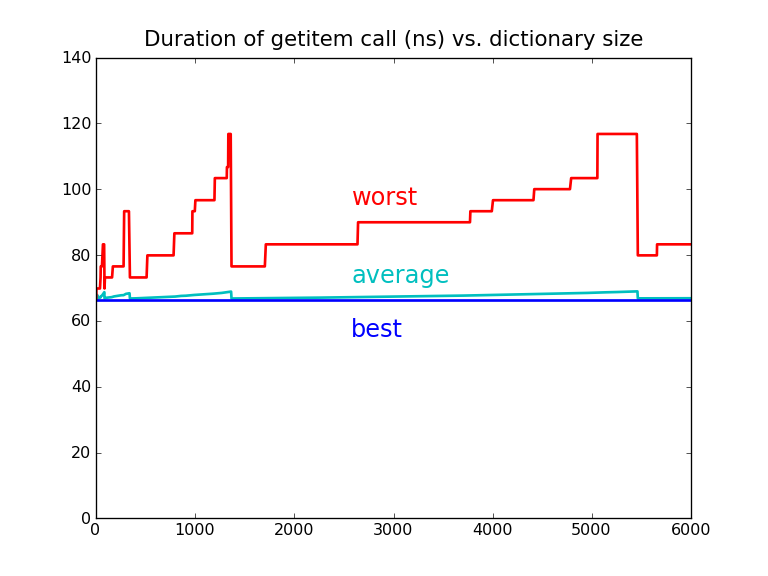

Generate this figure with Python:
import sys
import matplotlib.pyplot as plt

t1 = 66.5
t16 = 116.8
tper = (t16 - t1) / (16 - 1)
t0 = t1 - tper

def probes_to_time(n):
    """Given a number of probes, return the time getitem should take."""
    # Based on tests with timeit() on my Dell Latitude D630 laptop.
    return t0 + n * tper

xa, ya1, ya2 = [], [], []
for line in open('data/average_probes.txt'):
    x, y1, y2 = line.split()
    xa.append(float(x)*2)
    ya1.append(probes_to_time(float(y1)))
    ya2.append(probes_to_time(float(y2)))

plt.figure(figsize=(8, 6))
plt.plot(xa, ya1, 'c', lw=2)
plt.text(2600, 70, 'average', color='c', fontsize=18)

plt.plot(xa, ya2, 'r', lw=2)
plt.text(2600, 95, 'worst', color='r', fontsize=18)

plt.plot([0, 6000], [t1, t1], 'b', lw=2)
plt.text(2600, 55, 'best', color='b', fontsize=18)

plt.axis([0, 6000, 0, 140])
plt.title('Duration of getitem call (ns) vs. dictionary size', fontsize=16)
plt.savefig(sys.argv[1], dpi=96)
